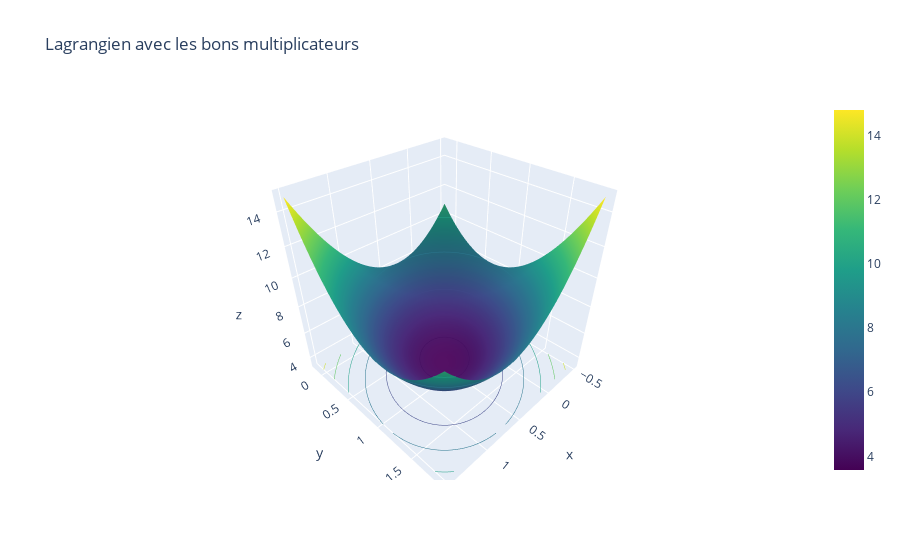

Here is the notebook cell this chart was saved with:
### Markdown cell above
Avec la résolution faite, on trouve un minimum sous contraintes ($\dfrac{1}{2},\dfrac{\sqrt{3}}{2}$), et les multiplicateurs de Lagrange $\lambda_1 = \dfrac{8}{\sqrt{3}} - 3 $ et $\lambda_2 = \dfrac{3+\sqrt{3}}{2} - \dfrac{4}{\sqrt{3}}$

### Code cell
import plotly.graph_objects as go
import plotly.express as px
def plot_graph(scx,scy):
    
    x, y = np.linspace(x_star-scx, x_star+scx, 100), np.linspace(y_star-scy, y_star+scy, 100)
    xv,yv=np.meshgrid(x, y)
    fig = go.Figure(data=[go.Surface(z=L_star(xv,yv), x=x, y=y,colorscale='Viridis')])
    fig.update_traces(contours_z=dict(show=True, usecolormap=True, highlightcolor="limegreen", project_z=True))
    fig.update_layout(title={'text': "Lagrangien avec les bons multiplicateurs"})
    fig.show()

plot_graph(1,1)
